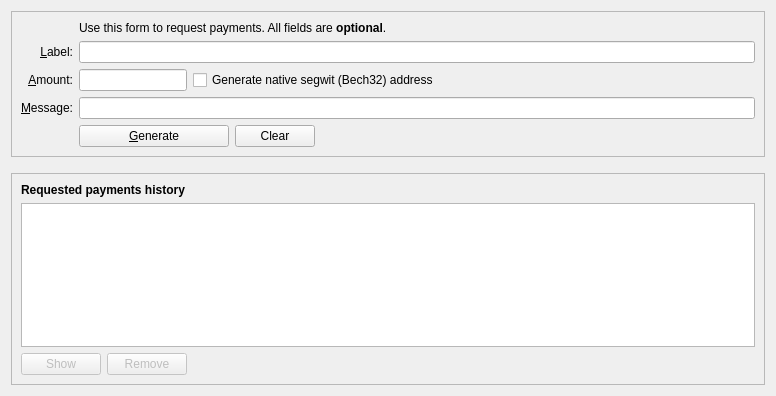
<?xml version="1.0" encoding="UTF-8"?>
<ui version="4.0">
 <class>ReceiveCoinsDialog</class>
 <widget class="QWidget" name="ReceiveCoinsDialog">
  <property name="geometry">
   <rect>
    <x>0</x>
    <y>0</y>
    <width>776</width>
    <height>396</height>
   </rect>
  </property>
  <layout class="QVBoxLayout" name="verticalLayout" stretch="0,0,1">
   <item>
    <widget class="QFrame" name="frame2">
     <property name="sizePolicy">
      <sizepolicy hsizetype="Preferred" vsizetype="Expanding">
       <horstretch>0</horstretch>
       <verstretch>0</verstretch>
      </sizepolicy>
     </property>
     <property name="frameShape">
      <enum>QFrame::StyledPanel</enum>
     </property>
     <property name="frameShadow">
      <enum>QFrame::Sunken</enum>
     </property>
     <layout class="QVBoxLayout" name="verticalLayout_3">
      <item>
       <layout class="QGridLayout" name="gridLayout">
        <item row="5" column="0">
         <widget class="QLabel" name="label">
          <property name="toolTip">
           <string>An optional amount to request. Leave this empty or zero to not request a specific amount.</string>
          </property>
          <property name="text">
           <string>&amp;Amount:</string>
          </property>
          <property name="alignment">
           <set>Qt::AlignRight|Qt::AlignTrailing|Qt::AlignVCenter</set>
          </property>
          <property name="buddy">
           <cstring>reqAmount</cstring>
          </property>
         </widget>
        </item>
        <item row="6" column="0">
         <widget class="QLabel" name="label_3">
          <property name="toolTip">
           <string>An optional message to attach to the payment request, which will be displayed when the request is opened. Note: The message will not be sent with the payment over the Volta network.</string>
          </property>
          <property name="text">
           <string>&amp;Message:</string>
          </property>
          <property name="alignment">
           <set>Qt::AlignRight|Qt::AlignTrailing|Qt::AlignVCenter</set>
          </property>
          <property name="buddy">
           <cstring>reqMessage</cstring>
          </property>
         </widget>
        </item>
        <item row="4" column="2">
         <widget class="QLineEdit" name="reqLabel">
          <property name="toolTip">
           <string>An optional label to associate with the new receiving address.</string>
          </property>
         </widget>
        </item>
        <item row="2" column="2">
         <widget class="QLabel" name="label_5">
          <property name="text">
           <string>Use this form to request payments. All fields are &lt;b&gt;optional&lt;/b&gt;.</string>
          </property>
         </widget>
        </item>
        <item row="4" column="0">
         <widget class="QLabel" name="label_2">
          <property name="toolTip">
           <string>An optional label to associate with the new receiving address.</string>
          </property>
          <property name="text">
           <string>&amp;Label:</string>
          </property>
          <property name="alignment">
           <set>Qt::AlignRight|Qt::AlignTrailing|Qt::AlignVCenter</set>
          </property>
          <property name="buddy">
           <cstring>reqLabel</cstring>
          </property>
         </widget>
        </item>
        <item row="6" column="2">
         <widget class="QLineEdit" name="reqMessage">
          <property name="toolTip">
           <string>An optional message to attach to the payment request, which will be displayed when the request is opened. Note: The message will not be sent with the payment over the Volta network.</string>
          </property>
         </widget>
        </item>
        <item row="7" column="2">
         <layout class="QHBoxLayout" name="horizontalLayout">
          <item>
           <widget class="QPushButton" name="receiveButton">
            <property name="minimumSize">
             <size>
              <width>150</width>
              <height>0</height>
             </size>
            </property>
            <property name="text">
             <string>&amp;Generate</string>
            </property>
            <property name="icon">
             <iconset resource="../volta.qrc">
              <normaloff>:/icons/receiving_addresses</normaloff>:/icons/receiving_addresses</iconset>
            </property>
           </widget>
          </item>
          <item>
           <widget class="QPushButton" name="clearButton">
            <property name="sizePolicy">
             <sizepolicy hsizetype="Minimum" vsizetype="Fixed">
              <horstretch>0</horstretch>
              <verstretch>0</verstretch>
             </sizepolicy>
            </property>
            <property name="toolTip">
             <string>Clear all fields of the form.</string>
            </property>
            <property name="text">
             <string>Clear</string>
            </property>
            <property name="icon">
             <iconset resource="../volta.qrc">
              <normaloff>:/icons/remove</normaloff>:/icons/remove</iconset>
            </property>
            <property name="autoDefault">
             <bool>false</bool>
            </property>
           </widget>
          </item>
          <item>
           <spacer name="horizontalSpacer">
            <property name="orientation">
             <enum>Qt::Horizontal</enum>
            </property>
            <property name="sizeHint" stdset="0">
             <size>
              <width>40</width>
              <height>20</height>
             </size>
            </property>
           </spacer>
          </item>
         </layout>
        </item>
        <item row="7" column="0">
         <widget class="QLabel" name="label_7">
          <property name="text">
           <string/>
          </property>
         </widget>
        </item>
        <item row="5" column="2">
         <layout class="QHBoxLayout" name="horizontalLayout_6">
          <item>
           <widget class="VoltaAmountField" name="reqAmount">
            <property name="sizePolicy">
             <sizepolicy hsizetype="Fixed" vsizetype="Fixed">
              <horstretch>0</horstretch>
              <verstretch>0</verstretch>
             </sizepolicy>
            </property>
            <property name="minimumSize">
             <size>
              <width>80</width>
              <height>0</height>
             </size>
            </property>
            <property name="maximumSize">
             <size>
              <width>1000</width>
              <height>100</height>
             </size>
            </property>
            <property name="toolTip">
             <string>An optional amount to request. Leave this empty or zero to not request a specific amount.</string>
            </property>
           </widget>
          </item>
          <item>
           <widget class="QCheckBox" name="useBech32">
            <property name="sizePolicy">
             <sizepolicy hsizetype="Fixed" vsizetype="Fixed">
              <horstretch>0</horstretch>
              <verstretch>0</verstretch>
             </sizepolicy>
            </property>
            <property name="maximumSize">
             <size>
              <width>1000</width>
              <height>16777215</height>
             </size>
            </property>
            <property name="focusPolicy">
             <enum>Qt::StrongFocus</enum>
            </property>
            <property name="toolTip">
             <string>Native segwit addresses (aka Bech32 or BIP-173) reduce your transaction fees later on and offer better protection against typos, but old wallets don't support them. When unchecked, an address compatible with older wallets will be created instead.</string>
            </property>
            <property name="text">
             <string>Generate native segwit (Bech32) address</string>
            </property>
           </widget>
          </item>
          <item>
           <spacer name="horizontalSpacer_3">
            <property name="orientation">
             <enum>Qt::Horizontal</enum>
            </property>
            <property name="sizeHint" stdset="0">
             <size>
              <width>0</width>
              <height>0</height>
             </size>
            </property>
           </spacer>
          </item>
         </layout>
        </item>
       </layout>
      </item>
     </layout>
    </widget>
   </item>
   <item>
    <spacer name="verticalSpacer_2">
     <property name="orientation">
      <enum>Qt::Vertical</enum>
     </property>
     <property name="sizeHint" stdset="0">
      <size>
       <width>20</width>
       <height>10</height>
      </size>
     </property>
    </spacer>
   </item>
   <item>
    <widget class="QFrame" name="frame">
     <property name="sizePolicy">
      <sizepolicy hsizetype="Preferred" vsizetype="Expanding">
       <horstretch>0</horstretch>
       <verstretch>0</verstretch>
      </sizepolicy>
     </property>
     <property name="frameShape">
      <enum>QFrame::StyledPanel</enum>
     </property>
     <property name="frameShadow">
      <enum>QFrame::Raised</enum>
     </property>
     <layout class="QVBoxLayout" name="verticalLayout_2">
      <item>
       <widget class="QLabel" name="label_6">
        <property name="font">
         <font>
          <weight>75</weight>
          <bold>true</bold>
         </font>
        </property>
        <property name="text">
         <string>Requested payments history</string>
        </property>
       </widget>
      </item>
      <item>
       <widget class="QTableView" name="recentRequestsView">
        <property name="contextMenuPolicy">
         <enum>Qt::CustomContextMenu</enum>
        </property>
        <property name="tabKeyNavigation">
         <bool>false</bool>
        </property>
        <property name="sortingEnabled">
         <bool>true</bool>
        </property>
       </widget>
      </item>
      <item>
       <layout class="QHBoxLayout" name="horizontalLayout_2">
        <item>
         <widget class="QPushButton" name="showRequestButton">
          <property name="enabled">
           <bool>false</bool>
          </property>
          <property name="toolTip">
           <string>Show the selected request (does the same as double clicking an entry)</string>
          </property>
          <property name="text">
           <string>Show</string>
          </property>
          <property name="icon">
           <iconset resource="../volta.qrc">
            <normaloff>:/icons/edit</normaloff>:/icons/edit</iconset>
          </property>
          <property name="autoDefault">
           <bool>false</bool>
          </property>
         </widget>
        </item>
        <item>
         <widget class="QPushButton" name="removeRequestButton">
          <property name="enabled">
           <bool>false</bool>
          </property>
          <property name="toolTip">
           <string>Remove the selected entries from the list</string>
          </property>
          <property name="text">
           <string>Remove</string>
          </property>
          <property name="icon">
           <iconset resource="../volta.qrc">
            <normaloff>:/icons/remove</normaloff>:/icons/remove</iconset>
          </property>
          <property name="autoDefault">
           <bool>false</bool>
          </property>
         </widget>
        </item>
        <item>
         <spacer name="horizontalSpacer_2">
          <property name="orientation">
           <enum>Qt::Horizontal</enum>
          </property>
          <property name="sizeHint" stdset="0">
           <size>
            <width>40</width>
            <height>20</height>
           </size>
          </property>
         </spacer>
        </item>
       </layout>
      </item>
     </layout>
    </widget>
   </item>
  </layout>
 </widget>
 <customwidgets>
  <customwidget>
   <class>VoltaAmountField</class>
   <extends>QLineEdit</extends>
   <header>qt/voltaamountfield.h</header>
   <container>1</container>
  </customwidget>
 </customwidgets>
 <tabstops>
  <tabstop>reqLabel</tabstop>
  <tabstop>reqAmount</tabstop>
  <tabstop>useBech32</tabstop>
  <tabstop>reqMessage</tabstop>
  <tabstop>receiveButton</tabstop>
  <tabstop>clearButton</tabstop>
  <tabstop>recentRequestsView</tabstop>
  <tabstop>showRequestButton</tabstop>
  <tabstop>removeRequestButton</tabstop>
 </tabstops>
 <resources>
  <include location="../volta.qrc"/>
 </resources>
 <connections/>
</ui>
